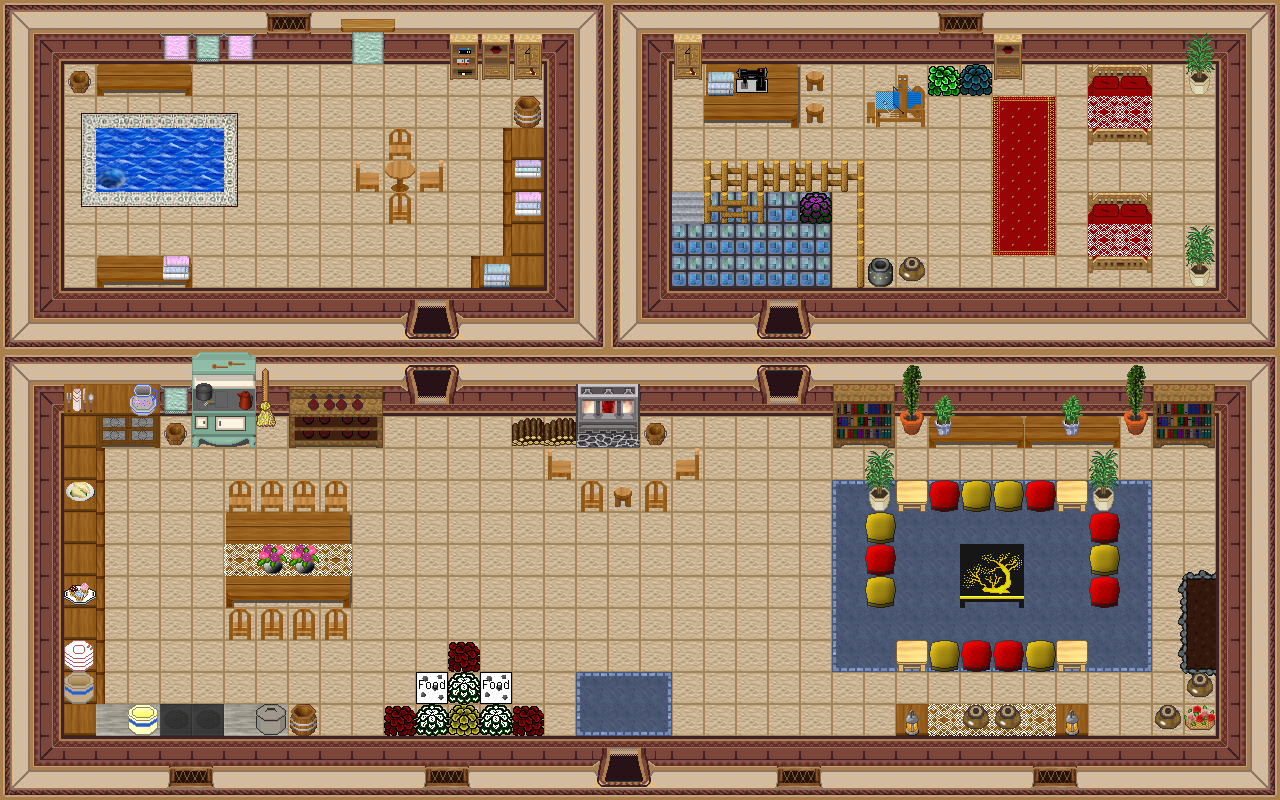

A 2D game scene composited from a Tiled map and its tileset images. What follows is a short description and the map's XML, with each tile layer's data collapsed to a summary:
An orthogonal 40x25 tile map with 32x32 px tiles, 6 tile layers (0_floor, 1_terrain, 2_object, 3_roof, ...), 2 hidden layers not drawn, 55 tilesets.

<map version="1.2" tiledversion="1.2.5" orientation="orthogonal" renderorder="right-down" width="40" height="25" tilewidth="32" tileheight="32" infinite="0" nextlayerid="9" nextobjectid="1">
 <tileset firstgid="1" name="logic/collision" tilewidth="32" tileheight="32" tilecount="1" columns="1">
  <image source="../../tileset/logic/collision.png" width="32" height="32" />
 </tileset>
 <tileset firstgid="2" name="floor oriental tile" tilewidth="32" tileheight="32" tilecount="1" columns="1">
  <image source="../../tileset/ground/indoor/oriental_tan_tile.png" width="32" height="32" />
 </tileset>
 <tileset firstgid="3" name="bluecarpet" tilewidth="32" tileheight="32" tilecount="9" columns="3">
  <image source="../../tileset/furniture/carpet/blue.png" width="96" height="96" />
 </tileset>
 <tileset firstgid="12" name="wall red" tilewidth="32" tileheight="32" tilecount="16" columns="4">
  <image source="../../tileset/building/wall/int_wall_dark_red.png" width="128" height="128" />
 </tileset>
 <tileset firstgid="28" name="int red wall" tilewidth="32" tileheight="32" tilecount="16" columns="4">
  <image source="../../tileset/building/wall/int_wall_dark_red_corners.png" width="128" height="128" />
 </tileset>
 <tileset firstgid="44" name="windows" tilewidth="32" tileheight="32" tilecount="16" columns="4">
  <image source="../../tileset/building/window/int_windows_dark_red.png" width="128" height="128" />
 </tileset>
 <tileset firstgid="60" name="dark red ns" tilewidth="32" tileheight="32" tilecount="12" columns="3">
  <image source="../../tileset/building/entrance/dark_red_ns.png" width="96" height="128" />
 </tileset>
 <tileset firstgid="72" name="brush" tilewidth="32" tileheight="32" tilecount="3" columns="1">
  <image source="../../tileset/item/brush.png" width="32" height="96" />
 </tileset>
 <tileset firstgid="75" name="pot grey" tilewidth="32" tileheight="32" tilecount="1" columns="1">
  <image source="../../tileset/item/pot/pot_grey.png" width="32" height="32" />
 </tileset>
 <tileset firstgid="76" name="pot on stone" tilewidth="32" tileheight="32" tilecount="1" columns="1">
  <image source="../../tileset/item/pot/pot_on_stone.png" width="32" height="32" />
 </tileset>
 <tileset firstgid="77" name="carpets" tilewidth="32" tileheight="32" tilecount="8" columns="4">
  <image source="../../tileset/furniture/carpet/carpets.png" width="128" height="64" />
 </tileset>
 <tileset firstgid="85" name="carpet nain rug" tilewidth="32" tileheight="32" tilecount="16" columns="4">
  <image source="../../tileset/furniture/carpet/nain_rug.png" width="128" height="128" />
 </tileset>
 <tileset firstgid="101" name="carpets rug border" tilewidth="32" tileheight="32" tilecount="9" columns="3">
  <image source="../../tileset/furniture/carpet/rug_border.png" width="96" height="96" />
 </tileset>
 <tileset firstgid="110" name="dishes" tilewidth="32" tileheight="32" tilecount="6" columns="2">
  <image source="../../tileset/furniture/crockery/dishes.png" width="64" height="96" />
 </tileset>
 <tileset firstgid="116" name="dishes knife spoon" tilewidth="32" tileheight="32" tilecount="1" columns="1">
  <image source="../../tileset/furniture/crockery/knife_spoon.png" width="32" height="32" />
 </tileset>
 <tileset firstgid="117" name="pie safe" tilewidth="32" tileheight="32" tilecount="4" columns="2">
  <image source="../../tileset/furniture/kitchen/pie_safe.png" width="64" height="64" />
 </tileset>
 <tileset firstgid="121" name="stove" tilewidth="32" tileheight="32" tilecount="6" columns="2">
  <image source="../../tileset/furniture/kitchen/stove.png" width="64" height="96" />
 </tileset>
 <tileset firstgid="127" name="water" tilewidth="32" tileheight="32" tilecount="30" columns="3">
  <image source="../../tileset/ground/water/dungeon_water.png" width="96" height="320" />
 </tileset>
 <tileset firstgid="157" name="door" tilewidth="32" tileheight="32" tilecount="6" columns="3">
  <image source="../../tileset/building/door/door.png" width="96" height="64" />
 </tileset>
 <tileset firstgid="163" name="stairs blue stone" tilewidth="32" tileheight="32" tilecount="3" columns="3">
  <image source="../../tileset/building/stairs/blue_stone.png" width="96" height="32" />
 </tileset>
 <tileset firstgid="166" name="shelfs" tilewidth="32" tileheight="32" tilecount="12" columns="3">
  <image source="../../tileset/furniture/shelve/pale_book_bottle_shelf.png" width="96" height="128" />
 </tileset>
 <tileset firstgid="178" name="table wooden rectangular" tilewidth="32" tileheight="32" tilecount="9" columns="3">
  <image source="../../tileset/furniture/table/wooden_rectangular.png" width="96" height="96" />
 </tileset>
 <tileset firstgid="187" name="table square pale" tilewidth="32" tileheight="32" tilecount="1" columns="1">
  <image source="../../tileset/furniture/table/square_pale.png" width="32" height="32" />
 </tileset>
 <tileset firstgid="188" name="table with hob pale" tilewidth="32" tileheight="32" tilecount="3" columns="3">
  <image source="../../tileset/furniture/table/table_with_hob_pale.png" width="96" height="32" />
 </tileset>
 <tileset firstgid="191" name="flower baskets" tilewidth="32" tileheight="32" tilecount="3" columns="1">
  <image source="../../tileset/plant/indoor/flower_baskets.png" width="32" height="96" />
 </tileset>
 <tileset firstgid="194" name="flower vase" tilewidth="32" tileheight="32" tilecount="3" columns="3">
  <image source="../../tileset/plant/indoor/flower_vase.png" width="96" height="32" />
 </tileset>
 <tileset firstgid="197" name="oriental plant" tilewidth="32" tileheight="32" tilecount="2" columns="1">
  <image source="../../tileset/plant/indoor/oriental_plant.png" width="32" height="64" />
 </tileset>
 <tileset firstgid="199" name="plant pot" tilewidth="32" tileheight="32" tilecount="3" columns="1">
  <image source="../../tileset/plant/indoor/pot_plant.png" width="32" height="96" />
 </tileset>
 <tileset firstgid="202" name="plant pot 1" tilewidth="32" tileheight="32" tilecount="12" columns="6">
  <image source="../../tileset/plant/indoor/pot_plant_1.png" width="192" height="64" />
 </tileset>
 <tileset firstgid="214" name="whirlpool" tilewidth="32" tileheight="32" tilecount="8" columns="1">
  <image source="../../tileset/ground/water/whirlpool.png" width="32" height="256" />
 </tileset>
 <tileset firstgid="222" name="bench" tilewidth="32" tileheight="32" tilecount="3" columns="3">
  <image source="../../tileset/furniture/table/bench.png" width="96" height="32" />
 </tileset>
 <tileset firstgid="225" name="hosta" tilewidth="32" tileheight="32" tilecount="9" columns="3">
  <image source="../../tileset/plant/bush/hosta.png" width="96" height="96" />
 </tileset>
 <tileset firstgid="234" name="furnace green" tilewidth="32" tileheight="32" tilecount="4" columns="2">
  <image source="../../tileset/building/decoration/furnace.png" width="64" height="64" />
 </tileset>
 <tileset firstgid="238" name="fire" tilewidth="32" tileheight="32" tilecount="27" columns="3">
  <image source="../../tileset/ground/fire/fire.png" width="96" height="288" />
 </tileset>
 <tileset firstgid="265" name="flames" tilewidth="32" tileheight="32" tilecount="6" columns="6">
  <image source="../../tileset/furniture/light/flames.png" width="192" height="32" />
 </tileset>
 <tileset firstgid="271" name="lace" tilewidth="32" tileheight="32" tilecount="2" columns="2">
  <image source="../../tileset/item/textile/lace.png" width="64" height="32" />
 </tileset>
 <tileset firstgid="273" name="towels" tilewidth="32" tileheight="32" tilecount="24" columns="6">
  <image source="../../tileset/item/textile/towels.png" width="192" height="128" />
 </tileset>
 <tileset firstgid="297" name="meals3" tilewidth="32" tileheight="32" tilecount="4" columns="2">
  <image source="../../tileset/item/food/meals_3.png" width="64" height="64" />
 </tileset>
 <tileset firstgid="301" name="barrel" tilewidth="32" tileheight="32" tilecount="2" columns="1">
  <image source="../../tileset/item/pot/barrel.png" width="32" height="64" />
 </tileset>
 <tileset firstgid="303" name="table wooden" tilewidth="32" tileheight="32" tilecount="1" columns="1">
  <image source="../../tileset/furniture/table/wooden.png" width="32" height="32" />
 </tileset>
 <tileset firstgid="304" name="chair wooden" tilewidth="32" tileheight="32" tilecount="5" columns="5">
  <image source="../../tileset/furniture/chair/wooden.png" width="160" height="32" />
 </tileset>
 <tileset firstgid="309" name="fence wooden" tilewidth="32" tileheight="32" tilecount="12" columns="3">
  <image source="../../tileset/building/fence/fence_wooden.png" width="96" height="128" />
 </tileset>
 <tileset firstgid="321" name="pillow red" tilewidth="32" tileheight="32" tilecount="1" columns="1">
  <image source="../../tileset/furniture/bed/pillow_red.png" width="32" height="32" />
 </tileset>
 <tileset firstgid="322" name="pillow yellow" tilewidth="32" tileheight="32" tilecount="1" columns="1">
  <image source="../../tileset/furniture/bed/pillow_yellow.png" width="32" height="32" />
 </tileset>
 <tileset firstgid="323" name="table oriental" tilewidth="32" tileheight="32" tilecount="4" columns="2">
  <image source="../../tileset/furniture/table/oriental_table.png" width="64" height="64" />
 </tileset>
 <tileset firstgid="327" name="shelfs 3" tilewidth="32" tileheight="32" tilecount="6" columns="3">
  <image source="../../tileset/furniture/shelve/bright_bookshelf_and_cupboard.png" width="96" height="64" />
 </tileset>
 <tileset firstgid="333" name="sewing machine" tilewidth="32" tileheight="32" tilecount="1" columns="1">
  <image source="../../tileset/item/sewing_machine.png" width="32" height="32" />
 </tileset>
 <tileset firstgid="334" name="loom" tilewidth="32" tileheight="32" tilecount="4" columns="2">
  <image source="../../tileset/furniture/other/loom.png" width="64" height="64" />
 </tileset>
 <tileset firstgid="338" name="lamp" tilewidth="32" tileheight="32" tilecount="4" columns="4">
  <image source="../../tileset/furniture/light/small_lamp.png" width="128" height="32" />
 </tileset>
 <tileset firstgid="342" name="logic/item/sheepfood" tilewidth="32" tileheight="32" tilecount="1" columns="1">
  <image source="../../tileset/logic/item/sheepfood.png" width="32" height="32" />
 </tileset>
 <tileset firstgid="343" name="dk red detail ns" tilewidth="32" tileheight="32" tilecount="12" columns="3">
  <image source="../../tileset/building/entrance/dark_red_ns_detail.png" width="96" height="128" />
 </tileset>
 <tileset firstgid="355" name="double_red" tilewidth="32" tileheight="32" tilecount="8" columns="2">
  <image source="../../tileset/furniture/bed/double_red.png" width="64" height="128" />
 </tileset>
 <tileset firstgid="363" name="ground_3" tilewidth="32" tileheight="32" tilecount="5" columns="5">
  <image source="../../tileset/ground/ground_3.png" width="160" height="32" />
 </tileset>
 <tileset firstgid="368" name="item/firewood" tilewidth="32" tileheight="32" tilecount="12" columns="3">
  <image source="../../tileset/item/firewood.png" width="96" height="128" />
 </tileset>
 <tileset firstgid="380" name="terrain/cave_edges_blue" tilewidth="32" tileheight="32" tilecount="25" columns="5">
  <image source="../../tileset/terrain/cave_edges_blue.png" width="160" height="160" />
 </tileset>
 <layer id="1" name="0_floor" width="40" height="25">
  <data>[1000 cells, 998 non-empty, 23 distinct tile ids]</data>
 </layer>
 <layer id="2" name="1_terrain" width="40" height="25">
  <data>[1000 cells, 618 non-empty, 121 distinct tile ids]</data>
 </layer>
 <layer id="3" name="2_object" width="40" height="25">
  <data>[1000 cells, 73 non-empty, 46 distinct tile ids]</data>
 </layer>
 <layer id="4" name="3_roof" width="40" height="25">
  <data>[1000 cells, 35 non-empty, 18 distinct tile ids]</data>
 </layer>
 <layer id="5" name="4_roof_add" width="40" height="25">
  <data>[1000 cells, 4 non-empty, 1 distinct tile ids]</data>
 </layer>
 <layer id="6" name="objects" width="40" height="25">
  <data>[1000 cells, 2 non-empty, 1 distinct tile ids]</data>
 </layer>
 <layer id="7" name="collision" width="40" height="25" visible="0" opacity="0.35">
  <data>[1000 cells, 504 non-empty, 1 distinct tile ids]</data>
 </layer>
 <layer id="8" name="protection" width="40" height="25" visible="0">
  <data>[1000 cells, 0 non-empty, 0 distinct tile ids]</data>
 </layer>
</map>
